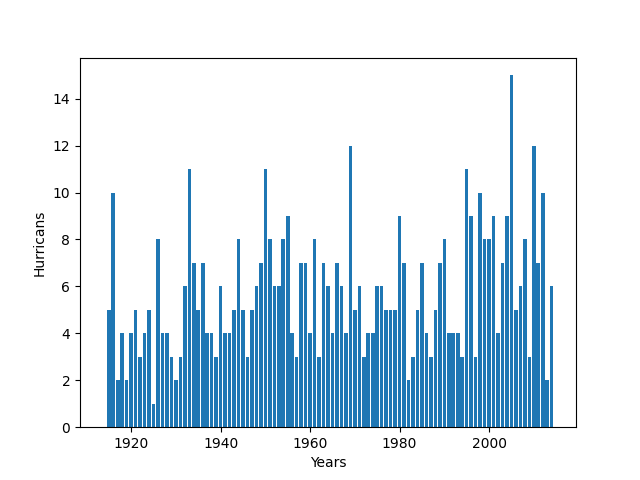

The script that saved this image:
import numpy as np
import matplotlib.pyplot as plt

data = np.genfromtxt('Hurricanes.csv', dtype=None, delimiter=',', encoding=None, names=True)

years = data['Year']
hurricans = data["Hurricanes"]

plt.xlabel('Years')
plt.ylabel('Hurricans')

plt.bar(years, hurricans)
plt.savefig('assignment1.png')

plt.show()


